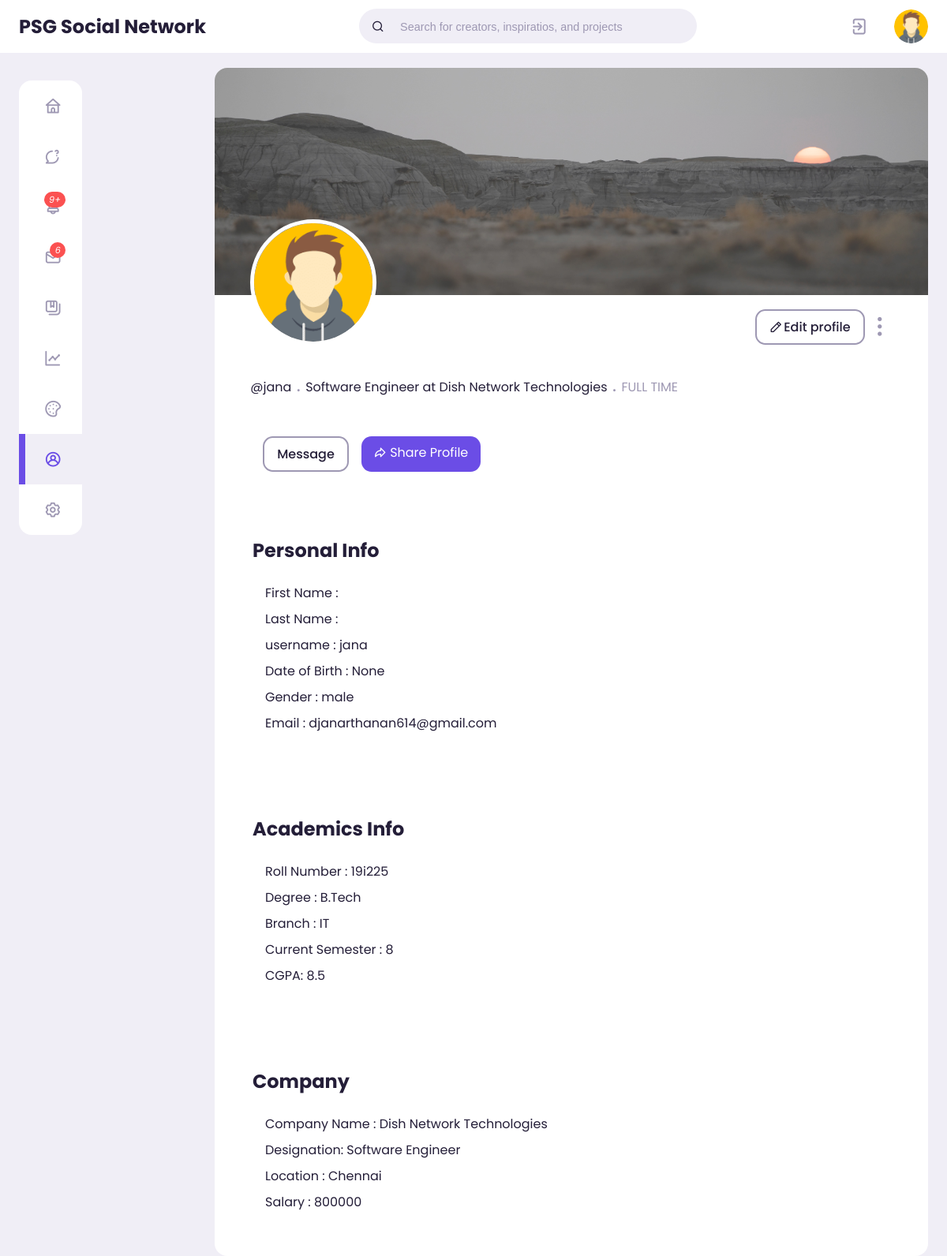
Screenshot of /profile/djanarthanan614@gmail.com/ with the database file from the repository.
### user/models.py (models this page shows, shortened)
class User(AbstractUser):
    GENDER_CHOICES= [
    ('male', 'Male'),
    ('female', 'Female'),
    ('other', 'Other'),
    ]
    username = models.CharField(max_length=200, unique=True)
    profile_pic = models.ImageField(upload_to="profile-pics", blank=True, null=True, default='profile-pics/default-img.png')
    profile_cover = models.ImageField(upload_to="profile-cover", blank=True, null=True, default='profile-cover/default-profile-cover.jpg')
    type = models.CharField(max_length=200, blank=True)
    email = models.EmailField(unique=True)
    gender = models.CharField(max_length=6, choices=GENDER_CHOICES, default='male', null=True)
    dob = models.DateField(null=True)
    USERNAME_FIELD = 'email'
    REQUIRED_FIELDS = []

class CompanyInfo(models.Model):
    STATE_CHOICES = (("Andhra Pradesh","Andhra Pradesh"),("Arunachal Pradesh ","Arunachal Pradesh "),("Assam","Assam"),("Bihar","Bihar"),("Chhattisgarh","Chhattisgarh"),("Goa","Goa"),("Gujarat","Gujarat"),("Haryana","Haryana"),("Himachal Pradesh","Himachal Pradesh"),("Jammu and Kashmir ","Jammu and Kashmir "),("Jharkhand","Jharkhand"),("Karnataka","Karnataka"),("Kerala","Kerala"),("Madhya Pradesh","Madhya Pradesh"),("Maharashtra","Maharashtra"),("Manipur","Manipur"),("Meghalaya","Meghalaya"),("Mizoram","Mizoram"),("Nagaland","Nagaland"),("Odisha","Odisha"),("Punjab","Punjab"),("Rajasthan","Rajasthan"),("Sikkim","Sikkim"),("Tamil Nadu","Tamil Nadu"),("Telangana","Telangana"),("Tripura","Tripura"),("Uttar Pradesh","Uttar Pradesh"),("Uttarakhand","Uttarakhand"),("West Bengal","West Bengal"),("Andaman and Nicobar Islands","Andaman and Nicobar Islands"),("Chandigarh","Chandigarh"),("Dadra and Nagar Haveli","Dadra and Nagar Haveli"),("Daman and Diu","Daman and Diu"),("Lakshadweep","Lakshadweep"),("National Capital Territory of Delhi","National Capital Territory of Delhi"),("Puducherry","Puducherry"))
    user = models.ForeignKey(User, on_delete=models.CASCADE, null=True)
    company = models.CharField(max_length=100, blank=True)
    designation = models.CharField(max_length=100, blank=True)
    location = models.CharField(choices=cities, null=False, max_length=20)
    salary = models.BigIntegerField(blank=True)

class AcademicsInfo(models.Model):
    DEGREE_CHOICES = [
        ('B.Tech', 'Bachelor of Technology'),
        ('B.E', 'Bachelor of Engineering'),
        ('M.Tech', 'Master of Technology'),
        ('B.Sc', 'Bachelor of Science'),
        ('M.E', 'Master of Engineering'),
        ('M.Tech', 'Master of Technology'),
    ]
    DEPARTMENT_CHOICES = [
        ('IT', 'Information Technology'),
        ('CSE', 'Computer Science and Engineering'),
        ('ECE', 'Electronics and Communication Engineering'),
        ('ME', 'Mechanical Engineering'),
        ('CE', 'Civil Engineering'),
    ]
    user = models.ForeignKey(User, on_delete=models.CASCADE, null=True)
    roll_number = models.CharField(max_length=7, blank=True, unique=True)
    degree = models.CharField(max_length=100, blank=True, choices=DEGREE_CHOICES)
    department = models.CharField(max_length=100, blank=True, choices=DEPARTMENT_CHOICES)
    current_semester = models.CharField(max_length=200, blank=True)
    cgpa = models.FloatField(max_length=3, blank=True)

### user/views.py (the view)
# urls.py: path('profile/<str:pk>/',views.profileView, name="profile"),
def profileView(request, pk):
    user = User.objects.get(email = pk)
    academics = AcademicsInfo.objects.get(user = user)
    company = CompanyInfo.objects.get(user = user)
    context = { 'user' : user, 'academics' : academics, 'company' : company }
    return render(request, "user/profile.html", context)

### user/templates/user/profile.html (shortened to what this page needs)
{% extends 'base.html' %}
{% load static %}
{% block content %}
{% include 'top-nav.html' %}
<main class="profile">
    <div class="container">
        {% include 'side-nav.html'%}
        <section class="container-profile">
            <div class="profile-header">
                <div class="profile-top">
                    <img id="profile-cover" src="{{user.profile_cover.url}}" alt="profile-cover-img">
                </div>
                <div class="profile-middle">
                    <div class="profile-img">
                        <img src="{{user.profile_pic.url}}" alt="profile-image">
                    </div>
                    <div class="right-buttons">
                        <a href="{% url 'user:edit-profile' %}" class="edit-profile-button" ><i class="uil uil-pen"></i>Edit profile</a>
                        <a href="#" class="text-muted" id="menu-icon"><i class="uil uil-ellipsis-v"></i></a>
                    </div>
                </div>
                <div class="profile-bottom">
                    <div class="profile-bio">
                        <p><span>@{{user.username}}</span><span class="text-muted dot"> . </span>{{company.designation}}
                            <span>at</span> {{company.company}}<span class="text-muted dot"> . </span> <span
                                class="text-muted">FULL TIME</span></p>
                    </div>
                    <div class="profile-bottom-buttons">
                        <a href="#" id="message-button" >
                            Message
                        </a>
                        <a href="#" class="btn-primary">
                            <i class="uil uil-share"></i> Share Profile
                        </a>
                    </div>
                </div>
            </div>
            <div class="profile-info">
                <div class="block">
                    <h2>Personal Info</h2>
                    <p>First Name <span>: {{user.first_name}}</span></p>
                    <p>Last Name <span>: {{user.last_name}}</span></p>
                    <p>username <span>: {{user.username}}</span></p>
                    <p>Date of Birth <span>: {{user.dob}}</span></p>
                    <p>Gender <span>: {{user.gender}}</span></p>
                    <p>Email <span>: {{user.email}}</span></p>
                </div>
                <div class="block">
                    <h2>Academics Info</h2>
                    <p>Roll Number <span>: {{academics.roll_number}}</span></p>
                    <p>Degree <span>: {{academics.degree}}</span></p>
                    <p>Branch <span>: {{academics.department}}</span></p>
                    <p>Current Semester <span>: {{academics.current_semester}}</span></p>
                    <p>CGPA<span>: {{academics.cgpa}}</span></p>
                </div>
                <div class="block">
                    <h2>Company</h2>
                    <p>Company Name <span>: {{company.company}}</span></p>
                    <p>Designation<span>: {{company.designation}}</span></p>
                    <p>Location <span>: {{company.location}}</span></p>
                    <p>Salary <span>: {{company.salary}}</span></p>
                </div>
            </div>
        </section>
    </div>
</main>
{% endblock content %}

### templates/top-nav.html
{% load static %}
<nav>
    <div class="container">
        <h2 class="log">
            PSG Social Network
        </h2>
        <div class="search-bar">
            <i class="uil uil-search"></i>
            <input type="search" placeholder="Search for creators, inspiratios, and projects">
        </div>
        <div class="create">
            <a href="{% url 'user:logout'%}"><i class="uil uil-signout icon-font-size"></i></a>
            <div class="profile-picture">
                <img src="{{user.profile_pic.url}}" alt="Profile imgage">
            </div>
        </div>
    </div>
</nav>

### rows the page displays
User: profile_pic (placeholder picture), profile_cover (placeholder picture), username "jana", dob "None", gender "male", email "djanarthanan614@gmail.com"
CompanyInfo: designation "Software Engineer", company "Dish Network Technologies", location "Chennai", salary "800000"
AcademicsInfo: roll_number "19i225", degree "B.Tech", department "IT", current_semester "8", cgpa "8.5"
